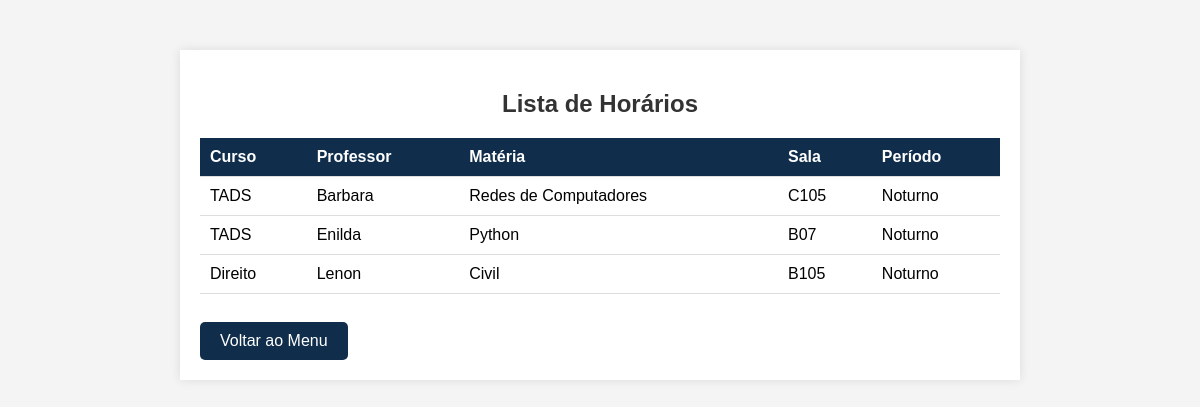
Screenshot of /crud_php/horarios.php with the database file from the repository.
### tables this page shows
CREATE TABLE `horarios` (
  `id` int(11) NOT NULL,
  `materia` varchar(100) DEFAULT NULL,
  `professor` varchar(100) DEFAULT NULL,
  `turma` varchar(50) DEFAULT NULL,
  `curso` varchar(100) DEFAULT NULL,
  `horario` varchar(50) DEFAULT NULL,
  `sala` varchar(50) DEFAULT NULL,
  `periodo` varchar(50) DEFAULT NULL
);

### crud_php/horarios.php (the view, shortened to what this page needs)
<?php
include 'db.php';
function carregar_dados($conn) {
    $sql = "SELECT curso, professor, materia, sala, periodo FROM horarios";
    $result = $conn->query($sql);
    return $result;
}
$result = carregar_dados($conn);
?>
<!DOCTYPE html>
<html>
<head>
    <link rel="stylesheet" type="text/css" href="style.css">
</head>
<body>
    <div class="horarios-container">
        <h2>Lista de Horários</h2>
        <table>
            <tr>
                <th>Curso</th>
                <th>Professor</th>
                <th>Matéria</th>
                <th>Sala</th>
                <th>Período</th>
            </tr>
            <?php while($row = $result->fetch_assoc()) { ?>
            <tr>
                <td><?php echo $row["curso"]; ?></td>
                <td><?php echo $row["professor"]; ?></td>
                <td><?php echo $row["materia"]; ?></td>
                <td><?php echo $row["sala"]; ?></td>
                <td><?php echo $row["periodo"]; ?></td>
            </tr>
            <?php } ?>
        </table>
        <br>
        <a href="dashboard.php" class="button">Voltar ao Menu</a>
    </div>
</body>
</html>

### crud_php/style.css (style rules this page uses)
body { font-family: Arial, sans-serif; background-color: #f4f4f4; margin: 0; padding: 0; }
.login-container, .dashboard-container, .horarios-container, .eventos-container { width: 300px; margin: 50px auto; padding: 20px; background-color: #fff; box-shadow: 0 0 10px rgba(0, 0, 0, 0.1); }
.horarios-container, .eventos-container { width: 100%; max-width: 800px; }
h2 { text-align: center; color: #333; }
table { width: 100%; border-collapse: collapse; margin-top: 20px; margin-left: auto; margin-right: auto; }
th, td { padding: 10px; text-align: left; border-bottom: 1px solid #ddd; }
th { background-color: #102E4C; color: white; }
.button { display: inline-block; padding: 10px 20px; margin-top: 10px; background-color: #102E4C; color: #fff; text-align: center; text-decoration: none; border-radius: 5px; }

### rows the page displays
horarios: curso "TADS", professor "Barbara", materia "Redes de Computadores", sala "C105", periodo "Noturno"
horarios: curso "TADS", professor "Enilda", materia "Python", sala "B07", periodo "Noturno"
horarios: curso "Direito", professor "Lenon", materia "Civil", sala "B105", periodo "Noturno"
